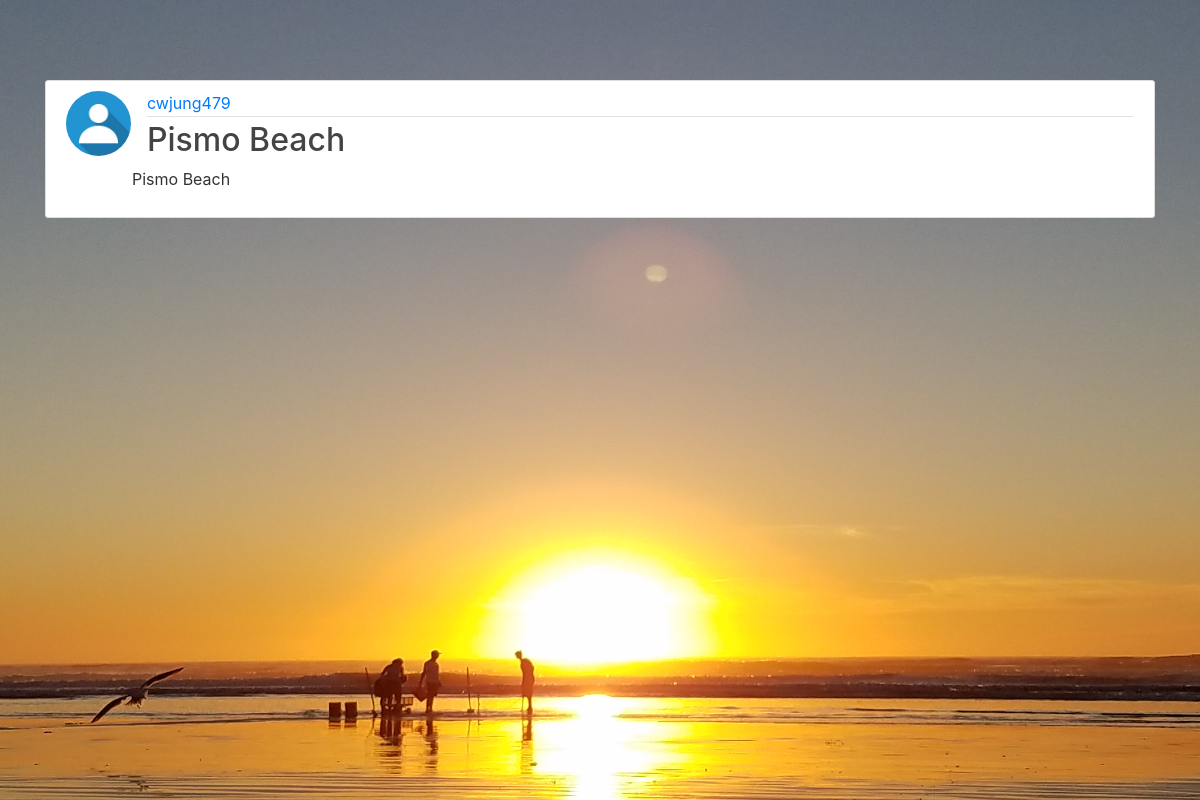
The app's page /post/36/ with its own data.
### blog/models.py (models this page shows, shortened)
class Survey(models.Model):
    surveyName = models.CharField(max_length = 200)
    location = models.CharField(max_length = 200)
    region = models.CharField(max_length = 100)
    dateSampled = models.DateTimeField(default=timezone.now)
    transNumber = models.IntegerField()
    startTime = models.CharField(max_length = 50)
    endTime = models.CharField(max_length = 50)
    lowTideTime = models.CharField(max_length = 50)
    startLat = models.FloatField()
    startLong = models.FloatField()
    endLat = models.FloatField()
    endLong = models.FloatField()
    lowTide = models.CharField(max_length = 50)
    clams = models.TextField()
    waterTemp = models.CharField(max_length = 100)
    airTemp = models.CharField(max_length = 100)
    date_posted = models.DateTimeField(default=timezone.now)
    author = models.ForeignKey(User, on_delete=models.CASCADE)

### users/models.py (models this page shows, shortened)
class Profile(models.Model):
    user = models.OneToOneField(User, on_delete=models.CASCADE)
    image = models.ImageField(default='default.jpg', upload_to='profile_pics')

### blog/views.py (the view)
# urls.py: path('post/<int:pk>/', PostDetailView.as_view(), name='survey-detail'),
class PostDetailView(DetailView):
    model = Survey

### blog/templates/blog/survey_detail.html (shortened to what this page needs)
{% extends "blog/base.html" %}
{% block content %}
	<article class="media content-section">
		<img class="rounded-circle article-img" src="{{ object.author.profile.image.url }}">
		  <div class="media-body">
		    <div class="article-metadata">
		      <a class="mr-2" href="#">{{ object.author }}</a>
		    </div>
		    <h2 class="article-title">{{ object.surveyName }}</h2>
		    <div class="row">
		  		<p class="article-content">{{ object.location }}</p>
			</div>
		</div>
	</article>
{% endblock content %}

### blog/static/blog/main.css (style rules this page uses)
h1, h2, h3, h4, h5, h6 { color: #444444; }
.content-section { background: #ffffff; padding: 10px 20px; border: 1px solid #dddddd; border-radius: 3px; margin-bottom: 20px; }
.article-title { color: #444444; }
.article-content { white-space: pre-line; }
.article-img { height: 65px; width: 65px; margin-right: 16px; }
.article-metadata { padding-bottom: 1px; margin-bottom: 4px; border-bottom: 1px solid #e3e3e3 }

### blog/templates/blog/base.html (style rules this page uses)
div { overflow: visible; }

### records on screen
Survey: author.profile.image (placeholder picture), author "cwjung479", surveyName "Pismo Beach", location "Pismo Beach"
